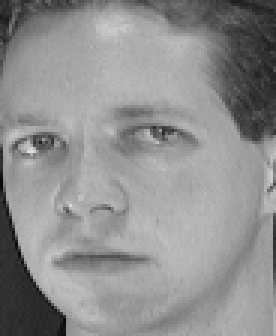
#> input picture orl_faces/s1/6.pgm, 92 x 112 px (shown 3 times larger)
$ python identify.py --image orl_faces/s1/1.pgm
#> lines starting #> are read from the running program, lines starting #| are printed output that depends on the picture; pictures that were not available may be replaced by others from this repository, and a replacement may not be noted
import os
import argparse
import cv2 as cv
import numpy as np
import matplotlib.pyplot as plt
import seaborn as sns
from sklearn.decomposition import PCA
from sklearn.model_selection import StratifiedKFold, cross_val_predict
from sklearn.svm import SVC
from sklearn.metrics import confusion_matrix, ConfusionMatrixDisplay, classification_report, accuracy_score
from sklearn.pipeline import Pipeline
from sklearn.manifold import TSNE
from sklearn.preprocessing import StandardScaler

# Constantes para o diretório do dataset e tamanho das figuras para visualização
DIR_PATH = "orl_faces/s"
FIGURE_SIZE = (10,10)

# Adicionamos um parser de argumentos para que o usuário possa fornecer imagens dinamicamente
parser = argparse.ArgumentParser()
parser.add_argument("-i", "--image", help="Insira o caminho da imagem em orl_faces Ex.: s2/6.pgm")
args = parser.parse_args()

image = None
if args.image:
    image = args.image
else:
    print("Nenhuma imagem informada")
    exit(1)


X = []
y = []
X_testing = []
y_testing = []
test_image = None

# Carregamos as imagens e montamos quatro conjuntos de dados:
# um para features e um para labels e outros dois também com features e labels, mas excluindo a imagem de teste
for i in range(1, 41):
    im_group = DIR_PATH + str(i)
    for entry in os.scandir(im_group):
        img = cv.imread(entry, cv.IMREAD_GRAYSCALE)
#> img is the input picture: shape (112, 92); min 7, max 225, mean 143.2

        # Resize para (112x92), talvez seja boa ideia também aplicar scaling para manter o aspecto
        img = cv.resize(img, (112, 92), interpolation=cv.INTER_AREA)
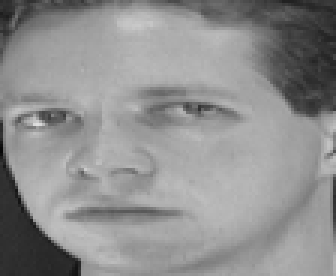
#> img: shape (92, 112) (shown 3 times larger); min 7, max 223, mean 143.1
        img_flat = img.ravel()
#> img_flat = 10304 values, max 223 at index 4604, min 7 at index 5600, mean 143.1

        # Também salvamos a imagem de teste em uma variável separada
        if f"s{i}/{entry.name}" == image:
            test_image = img_flat
            test_image_original = img
        else:
            X_testing.append(img_flat)
            y_testing.append(i - 1)

        X.append(img_flat)
        y.append(i - 1)

    print(f"GRUPO {i} CARREGADO.")
#> pass 2 of the loop `for i in range(1, 41):`:
#> im_group = 'orl_faces/s2'
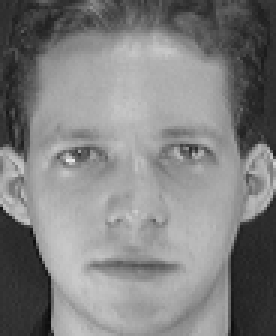
#> input picture orl_faces/s1/1.pgm, 92 x 112 px, given as the content of the folder orl_faces/s2, which was not available (shown 3 times larger)
#> img is the input picture: shape (112, 92); min 11, max 234, mean 128.3
#> `img = cv.resize(img, (112, 92), interpolation=cv.INTER_AREA)`:
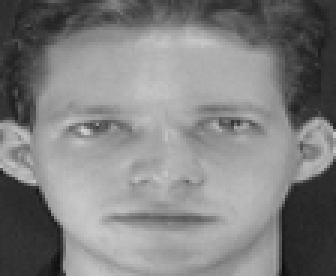
#> img: shape (92, 112) (shown 3 times larger); min 15, max 208, mean 128.2
#> img_flat = 10304 values, max 208 at index 4843, min 15 at index 10062, mean 128.2

X = np.array(X, dtype=np.uint8)
y = np.array(y, dtype=np.uint8)

# Calculamos o z-score para normalizar os valores de cada pixel da imagem para usarmos no tsne
scaler = StandardScaler()
X_scaled = scaler.fit_transform(X)

# Aplicamos o PCA
pca = PCA(50)
#> (the run stopped early here; a loop or call above may not have finished)
